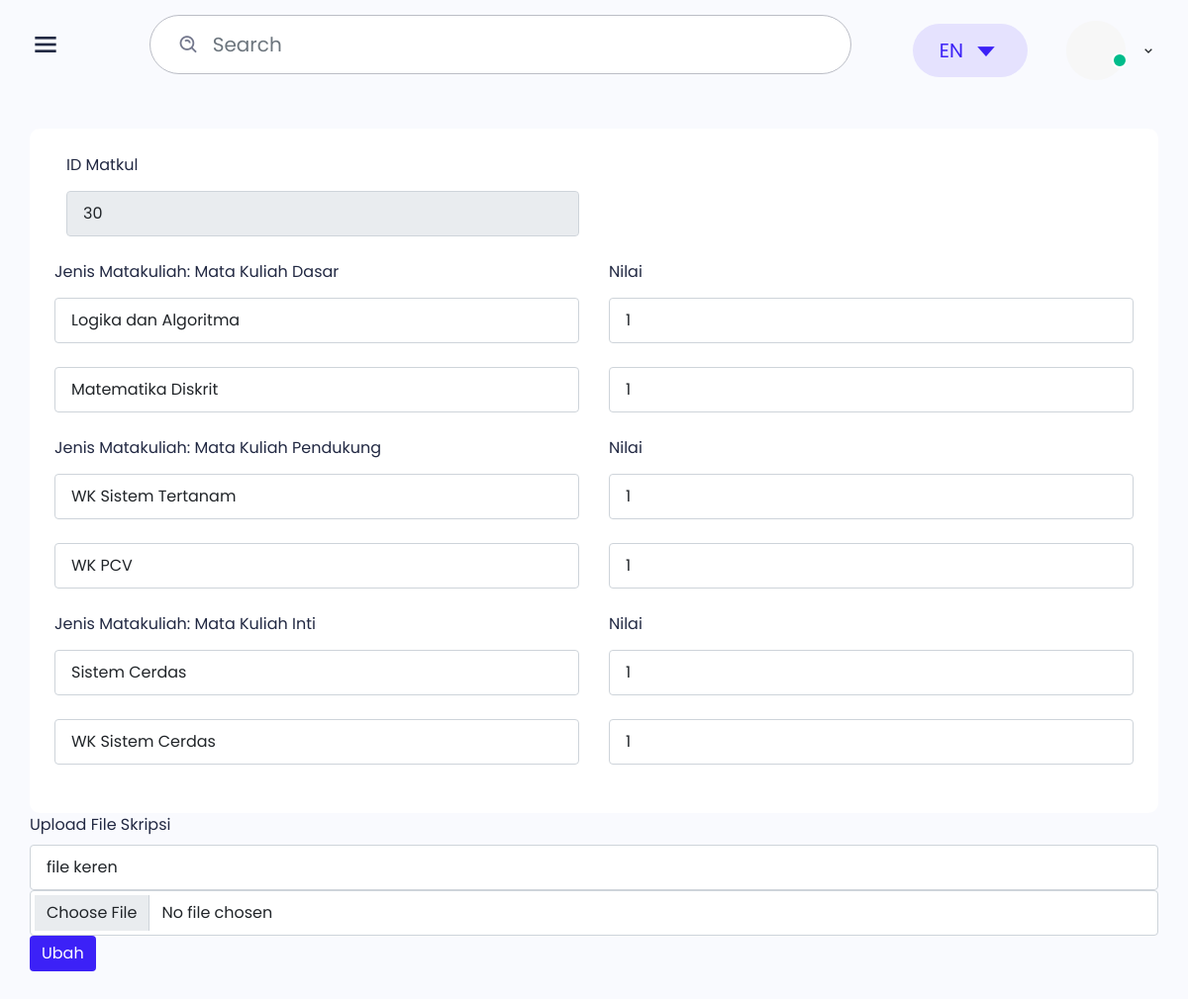
Page /protend/ubah_nilai_mahasiswa.php?id_matkul=30 on the committed database.
### tables this page shows
CREATE TABLE `mata_kuliah` (
  `id_matkul` int(11) NOT NULL,
  `logika_algoritma` float NOT NULL,
  `matematika_Diskrit` float NOT NULL,
  `wk_sistemtertanam` float NOT NULL,
  `wk_pcv` float NOT NULL,
  `sistem_cerdas` float NOT NULL,
  `wk_sistem_cerdas` float NOT NULL,
  `name` text NOT NULL,
  `file` varchar(50) NOT NULL,
  `id_status` int(3) NOT NULL DEFAULT '0',
  `id_nilai_skripsi` int(3) NOT NULL DEFAULT '0'
);

### protend/ubah_nilai_mahasiswa.php (the view, shortened to what this page needs)
<?php
include 'koneksi.php';
$id_matkul = $_GET['id_matkul'];
$sql3   = "SELECT * FROM mata_kuliah WHERE id_matkul = $id_matkul";
$q3     = mysqli_query($koneksi, $sql3);
while ($r3 = mysqli_fetch_array($q3)) {
    $name         = $r3['name'];
    $logika_algoritma        = $r3['logika_algoritma'];
    $matematika_Diskrit       = $r3['matematika_Diskrit'];
    $wk_sistemtertanam     = $r3['wk_sistemtertanam'];
    $wk_pcv   = $r3['wk_pcv'];
    $sistem_cerdas     = $r3['sistem_cerdas'];
    $wk_sistem_cerdas  = $r3['wk_sistem_cerdas'];
}
?>
<!DOCTYPE html>
<html lang="en">
<head>
    <link href='https://unpkg.com/boxicons@2.0.7/css/boxicons.min.css' rel='stylesheet'>
    <link rel="stylesheet" href="css/icons.min.css">
    <link rel="stylesheet" href="./libs/date-picker/datepicker.css">
    <link rel="stylesheet" href="./css/bootstrap.min.css">
    <link rel="stylesheet" href="./css/grid.css">
    <link rel="stylesheet" href="./css/style.css">
    <link rel="stylesheet" href="./css/responsive.css">
    <link rel="stylesheet" href="./css/custom.css">
</head>
<body class="sidebar-expand counter-scroll">
        <div class="main-header">
            <div class="d-flex">
                <div class="mobile-toggle" id="mobile-toggle">
                    <i class='bx bx-menu'></i>
                </div>
            </div>
            <div class="d-flex align-items-center">
                <form class="app-search d-none d-lg-block">
                    <div class="position-relative">
                        <input type="text" class="form-control" placeholder="Search">
                        <span class="bx bx-search-alt"></span>
                    </div>
                </form>
                <div class="dropdown d-inline-block">
                    <button type="button" class="btn header-item" data-bs-toggle="dropdown" aria-haspopup="true" aria-expanded="false">
                            <span class="btn dropdown-toggle" id="header-lang-img">
                                EN
                                <i class='bx bx-caret-down'></i>
                            </span>
                        </button>
                </div>
                <div class="dropdown d-inline-block mt-12">
                    <button type="button" class="btn header-item waves-effect" id="page-header-user-dropdown" data-bs-toggle="dropdown" aria-haspopup="true" aria-expanded="false">
                            <img class="rounded-circle header-profile-user" src="./images/profile/profile.png"
                                alt="Header Avatar">
                            <span class="pulse-css"></span>
                            <i class='bx bx-chevron-down'></i>
                        </button>
                </div>
            </div>
        </div>
    <div class="main">
    <div class="main-content project">
            <div class="row">
                <div class="col-12">
                    <div class="box">
                        <div class="box-body">
                            <div class="row">
                                <form action="" method="POST" enctype="multipart/form-data">
                                <div class="col-md-6 col-sm-12 mb-24">
                                <div class="form-group"> <label class="form-label">ID Matkul</label> <input
                                        value="<?=$id_matkul?>"    class="form-control" disabled  name="id_matkul" placeholder="ID Matkul"> </div>
                                </div>
                            </div>
                            <div class="row">
                                <div class="col-md-6 col-sm-12 mb-24">
                                    <div class="form-group">
                                    <label class="form-label">Jenis Matakuliah: Mata Kuliah Dasar</label>
                                    <select
                                            class="form-control custom-select select2 select2-hidden-accessible"
                                            data-placeholder="Pilih Mata Kuliah" tabindex="-1" aria-hidden="true"
                                            data-select2-id="select2-data-38-9jkg">
                                            <option>Logika dan Algoritma</option>
                                        </select>
                                    </div>
                                    </div>
                                <div class="col-md-6 col-sm-12 mb-24">
                                    <div class="form-group"> <label class="form-label">Nilai</label>
                                    <input name="logika_algoritma" value="<?=$logika_algoritma?>" class="form-control" maxlength="2" onkeyup="oneDot(this)" placeholder="Tulis nilai anda"> </div>
                                </div>
                                <div class="col-md-6 col-sm-12 mb-24">
                                    <div class="form-group">
                                        <select
                                            class="form-control custom-select select2 select2-hidden-accessible"
                                            data-placeholder="Pilih Mata Kuliah" tabindex="-1" aria-hidden="true"
                                            data-select2-id="select2-data-38-9jkg">
                                            <option>Matematika Diskrit</option>
                                        </select>
                                    </div>
                                </div>
                                <div class="col-md-6 col-sm-12 mb-24">
                                    <input name="Matematika_Diskrit" value="<?=$matematika_Diskrit?>" class="form-control" maxlength="2" onkeyup="oneDot(this)" placeholder="Tulis nilai anda"> </div>
                                </div>
                            <div class="row">
                                <div class="col-md-6 col-sm-12 mb-24">
                                    <div class="form-group"> <label class="form-label">Jenis Matakuliah: Mata Kuliah Pendukung</label> <select
                                            class="form-control custom-select select2 select2-hidden-accessible"
                                            data-placeholder="Pilih Mata Kuliah" tabindex="-1" aria-hidden="true"
                                            data-select2-id="select2-data-38-9jkg">
                                            <option >WK Sistem Tertanam</option>
                                        </select>
                                    </div>
                                </div>
                                <div class="col-md-6 col-sm-12 mb-24">
                                    <div class="form-group"> <label class="form-label">Nilai</label>
                                    <input name="wk_SistemTertanam" value="<?=$wk_sistemtertanam?>" class="form-control" maxlength="2" onkeyup="oneDot(this)" placeholder="Tulis nilai anda"> </div>
                                </div>
                                <div class="col-md-6 col-sm-12 mb-24">
                                    <div class="form-group">
                                        <select
                                            class="form-control custom-select select2 select2-hidden-accessible"
                                            data-placeholder="Pilih Mata Kuliah" tabindex="-1" aria-hidden="true"
                                            data-select2-id="select2-data-38-9jkg">
                                            <option >WK PCV</option>
                                        </select>
                                    </div>
                                </div>
                                <div class="col-md-6 col-sm-12 mb-24">
                                    <input name="Wk_pcv" value="<?=$wk_pcv?>" class="form-control" maxlength="2" onkeyup="oneDot(this)" placeholder="Tulis nilai anda"> </div>
                                </div>
                            </div>
                            <div class="row">
                                <div class="col-md-6 col-sm-12 mb-24">
                                    <div class="form-group"> <label class="form-label">Jenis Matakuliah: Mata Kuliah Inti</label> <select
                                            class="form-control custom-select select2 select2-hidden-accessible"
                                            data-placeholder="Pilih Mata Kuliah" tabindex="-1" aria-hidden="true"
                                            data-select2-id="select2-data-38-9jkg">
                                            <option >Sistem Cerdas</option>
                                        </select>
                                    </div>
                                </div>
                                <div class="col-md-6 col-sm-12 mb-24">
                                    <div class="form-group"> <label class="form-label">Nilai</label>
                                    <input name="sistem_cerdas" value="<?=$sistem_cerdas?>" class="form-control" maxlength="2" onkeyup="oneDot(this)" placeholder="Tulis nilai anda"> </div>
                                </div>
                                <div class="col-md-6 col-sm-12 mb-24">
                                    <div class="form-group">
                                        <select
                                            class="form-control custom-select select2 select2-hidden-accessible"
                                            data-placeholder="Pilih Mata Kuliah" tabindex="-1" aria-hidden="true"
                                            data-select2-id="select2-data-38-9jkg">
                                            <option >WK Sistem Cerdas</option>
                                        </select>
                                    </div>
                                </div>
                                <div class="col-md-6 col-sm-12 mb-24">
                                    <input name="wk_sistem_cerdas" value="<?=$wk_sistem_cerdas?>" class="form-control" maxlength="2" onkeyup="oneDot(this)" placeholder="Tulis nilai anda"> </div>
                                </div>
                            </div>
                                <div class="form-group">
                                    <label>Upload File Skripsi</label>
                                    <input type="text" class="form-control" value="<?=$name?>" name="name"placeholder="Enter your file name" required>
                                    <input class="form-control" type="file" name="file">
                                </div>
                                <div class="submit-section">
                                    <button class="btn btn-primary submit-btn" type="submit" name="ubah">Ubah</button>
                                </div>
                        </div>
                    </div>
                </div>
            </div>
</body>
</html>

### protend/css/grid.css (style rules this page uses)
.row { display: flex; flex-wrap: wrap; margin: 0 -15px; }
[class*="col-"] { padding: 0 15px; margin-bottom: 40px; }
.col-12 { width: 100%; }
@media only screen and (max-width: 1280px) { .col-md-6 { width: 50%; } }

### protend/css/responsive.css (style rules this page uses)
@media only screen and  (max-width: 1820px) { .project .box-body { flex-wrap: wrap; } }
@media only screen and (max-width: 1200px) { .main-header { height: 90px; padding-left: 30px; } }
@media only screen and (max-width: 1200px) { .main-content { padding: 30px; } }

### rows in the picture
mata_kuliah: logika_algoritma "1", Matematika_Diskrit "1", wk_SistemTertanam "1", Wk_pcv "1", sistem_cerdas "1", wk_sistem_cerdas "1", name "file keren"
